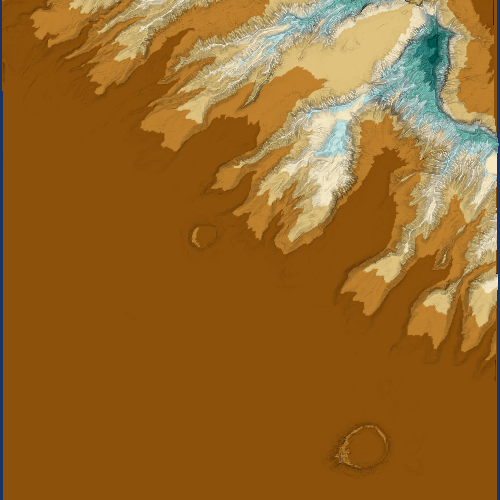

This figure's Python source:
#!/usr/bin/env python

# Color-mapped elevation of the Hawaii coastline using a Brewer palette.

import os
from pathlib import Path

# Factory overrides: importing these modules registers the OpenGL rendering
# and interaction style implementations for vtkRenderingCore factory classes.
import vtkmodules.vtkInteractionStyle  # noqa: F401
import vtkmodules.vtkRenderingOpenGL2  # noqa: F401

# VTK pipeline classes used in this example
from vtkmodules.vtkCommonColor import vtkColorSeries
from vtkmodules.vtkCommonCore import vtkLookupTable
from vtkmodules.vtkFiltersCore import vtkElevationFilter
from vtkmodules.vtkIOLegacy import vtkPolyDataReader
from vtkmodules.vtkRenderingCore import (
    vtkActor,
    vtkDataSetMapper,
    vtkRenderWindow,
    vtkRenderWindowInteractor,
    vtkRenderer,
)

# Colors (normalized RGB)
bkg_color = (0.102, 0.200, 0.400)

# Data file
data_dir = Path(os.environ.get("VPE_DATA_DIR", Path(__file__).parent))
file_name = str(data_dir / "honolulu.vtk")

# Reader: load the Hawaii elevation data
hawaii = vtkPolyDataReader()
hawaii.SetFileName(file_name)
hawaii.Update()

# Filter: compute elevation scalars
elevation = vtkElevationFilter()
elevation.SetInputConnection(hawaii.GetOutputPort())
elevation.SetLowPoint(0, 0, 0)
elevation.SetHighPoint(0, 0, 1000)
elevation.SetScalarRange(0, 1000)

# Lookup table: Brewer diverging brown-blue-green palette
color_series = vtkColorSeries()
color_series.SetNumberOfColors(8)
color_series.SetColorScheme(color_series.BREWER_DIVERGING_BROWN_BLUE_GREEN_8)
lut = vtkLookupTable()
color_series.BuildLookupTable(lut, color_series.ORDINAL)
lut.SetNanColor(1, 0, 0, 1)

# Mapper: map elevation data to graphics primitives
hawaii_mapper = vtkDataSetMapper()
hawaii_mapper.SetInputConnection(elevation.GetOutputPort())
hawaii_mapper.SetScalarRange(0, 1000)
hawaii_mapper.ScalarVisibilityOn()
hawaii_mapper.SetLookupTable(lut)

# Actor: display the elevation-colored surface
hawaii_actor = vtkActor()
hawaii_actor.SetMapper(hawaii_mapper)

# Renderer: assemble the scene and configure the camera
renderer = vtkRenderer()
renderer.AddActor(hawaii_actor)
renderer.SetBackground(bkg_color)

# Window: display the rendered scene
render_window = vtkRenderWindow()
render_window.AddRenderer(renderer)
render_window.SetWindowName("hawaii")
render_window.SetMultiSamples(0)
render_window.SetSize(500, 500)

# Scene: configure the camera
renderer.ResetCamera()
renderer.GetActiveCamera().Zoom(1.5)
renderer.GetActiveCamera().Roll(-90)

# Interactor: handle mouse and keyboard events
render_window_interactor = vtkRenderWindowInteractor()
render_window_interactor.SetRenderWindow(render_window)

# Launch the interactive visualization
render_window_interactor.Initialize()
render_window_interactor.Start()
